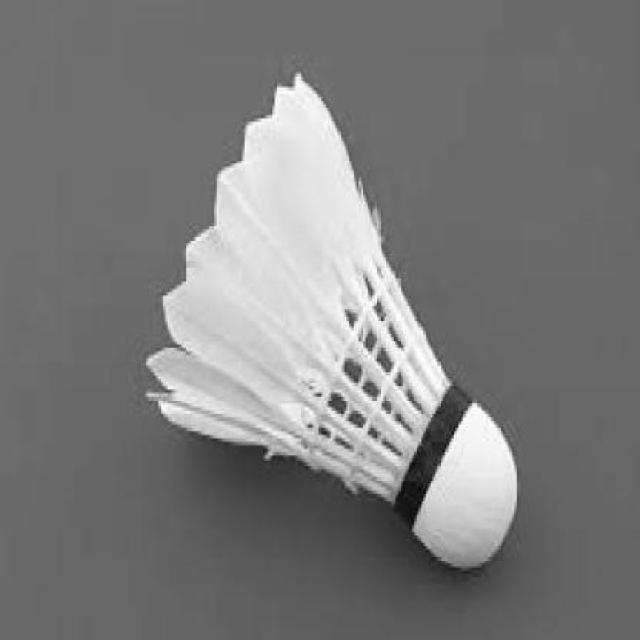
#> input picture BadmintonShuttleCock.v1i.yolov8/test/images/-11-_jpg.rf.2951c2f3aca7b7254f38899dc40a4f4f.jpg, 640 x 640 px; its folder holds only this picture in this run
$ python label_tool.py
#> lines starting #> are read from the running program, lines starting #| are printed output that depends on the picture; after the words box and inside, x2 and y2 are one past the last pixel; in counts of white or black regions, pixels touching at a corner belong together
"""
YOLO 框标注工具（单类：羽毛球）。

读取 dataset/images/*.jpg，用鼠标画框标注，存为 YOLO 格式
dataset/labels/<图片名>.txt（每行：0 cx cy w h，归一化 0~1）。

操作：
  鼠标左键拖拽      画新框（或拖动已有框 / 拖动角点缩放）
  S                 保存当前图标注
  N / P             下一张 / 上一张（未保存会询问）
  D                 删除选中的框
  U                 撤销上一步
  Q                 退出（未保存会询问）

用法：
    python label_tool.py                 # 从第一张开始
    python label_tool.py --start 120     # 从第 120 张开始（断点续标）

注意：标注框尽量紧贴球的轮廓；一张图有多颗球就画多个框。
"""

import argparse
from pathlib import Path

import cv2

ROOT = Path(__file__).parent
IMAGES_DIR = ROOT / "dataset" / "images"
LABELS_DIR = ROOT / "dataset" / "labels"

GREEN = (0, 255, 0)
YELLOW = (0, 220, 255)
BLUE = (255, 128, 0)
RED = (0, 0, 255)

HANDLE_RADIUS = 6


def load_boxes(label_file: Path):
    """读取 YOLO 格式标注，返回像素坐标框列表 [(x1, y1, x2, y2), ...]。"""
    boxes = []
    if not label_file.exists():
        return boxes
    h, w = _IMAGE_SIZE[1], _IMAGE_SIZE[0]
    for line in label_file.read_text().splitlines():
        parts = line.split()
        if len(parts) < 5:
            continue
        _, cx, cy, bw, bh = (float(v) for v in parts[:5])
        x1 = (cx - bw / 2) * w
        y1 = (cy - bh / 2) * h
        x2 = (cx + bw / 2) * w
        y2 = (cy + bh / 2) * h
        boxes.append((float(x1), float(y1), float(x2), float(y2)))
    return boxes


# [17 lines left out: function save_boxes, not called in this run]


_IMAGE_SIZE = (0, 0)  # (w, h)，加载图片后更新


def clamp(v, lo, hi):
    return max(lo, min(v, hi))


class Labeler:
    def __init__(self, start_index):
        self.images = sorted(IMAGES_DIR.glob("*.jpg"))
        if not self.images:
            raise RuntimeError(f"dataset/images 下没有图片，先运行 capture_dataset.py")
        self.index = clamp(start_index, 0, len(self.images) - 1)
        self.image = self._load_image()
        global _IMAGE_SIZE
        h, w = self.image.shape[:2]
        _IMAGE_SIZE = (w, h)

        self.boxes = load_boxes(self._label_file())
        self.selected = None          # 选中框的下标
        self.dirty = False            # 当前图有未保存修改
        self.undo_stack = []          # [(boxes, selected), ...]

        # 鼠标交互状态
        self.mode = None              # drawing / moving / resizing
        self.drag_start = None
        self.drag_box_backup = None
        self.resize_corner = None
        self.move_offset = None

        self._setup_mouse()

    # ---------- 图片 / 标注文件 ----------

    def _label_file(self):
        return LABELS_DIR / (self.images[self.index].stem + ".txt")

    def _load_image(self):
        return cv2.imread(str(self.images[self.index]))
#> returned value is the input picture: shape (640, 640, 3); min 0, max 255, mean 123.3

    # ---------- 鼠标 ----------

    def _setup_mouse(self):
        cv2.namedWindow("Label")
        cv2.setMouseCallback("Label", self._on_mouse)

    # [90 lines left out: functions _on_mouse, _find_box, _on_down, _on_move, _on_up, _push_undo, not called in this run]

    def _pop_undo(self):
        if self.undo_stack:
            self.boxes, self.selected = self.undo_stack.pop()

    # [13 lines left out: function _goto, not called in this run]

    def _save_quiet(self):
        save_boxes(self._label_file(), self.boxes)
        self.dirty = False

    # [4 lines left out: function _confirm, not called in this run]

    # ---------- 主循环 ----------

    def run(self):
        while True:
            display = self.image.copy()

            for i, (x1, y1, x2, y2) in enumerate(self.boxes):
                color = GREEN if i == self.selected else YELLOW
                pt1, pt2 = (int(x1), int(y1)), (int(x2), int(y2))
                cv2.rectangle(display, pt1, pt2, color, 2)
                if i == self.selected:
                    for cx, cy in (pt1, (int(x2), int(y1)), pt2, (int(x1), int(y2))):
                        cv2.circle(display, (cx, cy), 4, RED, -1)
            if self.mode == "drawing" and self.drag_box_backup and len(self.drag_box_backup) == 4:
                sx, sy, ex, ey = (int(v) for v in self.drag_box_backup)
                cv2.rectangle(display, (sx, sy), (ex, ey), BLUE, 1)

            status = (
                f"[{self.index + 1}/{len(self.images)}] {self.images[self.index].name} | "
                f"boxes: {len(self.boxes)}"
                + (" | *unsaved" if self.dirty else "")
                + " | L-drag: new/move/resize  S:save  N/P:nav  D:del  U:undo  Q:quit"
            )
            cv2.putText(display, status, (10, display.shape[0] - 12),
                        cv2.FONT_HERSHEY_SIMPLEX, 0.5, (255, 255, 255), 1)
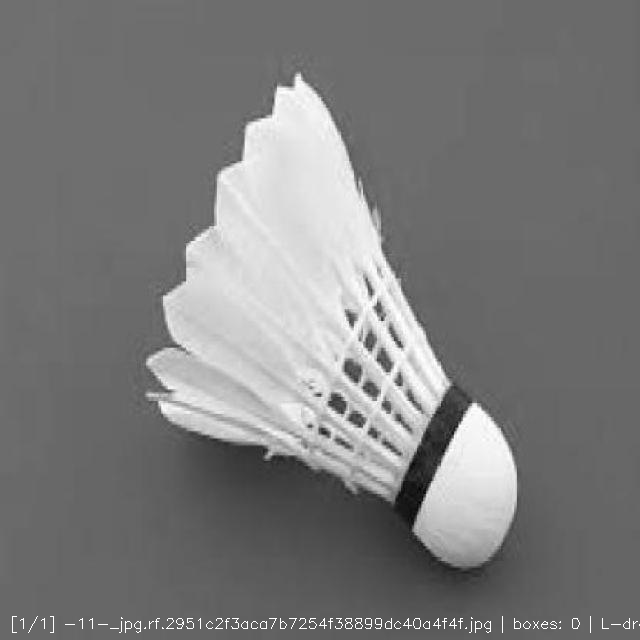
#> display: shape (640, 640, 3); 0.32% of pixels changed, all inside (x1, y1, x2, y2) = (12, 616, 640, 633)
            cv2.imshow("Label", display)

            key = cv2.waitKey(1) & 0xFF
#> (key q is pressed here)
            if key in (ord("q"), 27):
                if self.dirty:
                    self._save_quiet()
                    print(f"已自动保存 {self._label_file().name}")
                break
            elif key == ord("s"):
                self._save_quiet()
                print(f"已保存 {self._label_file().name}（{len(self.boxes)} 个框）")
            elif key == ord("n"):
                self._goto(self.index + 1)
            elif key == ord("p"):
                self._goto(self.index - 1)
            elif key == ord("d") and self.selected is not None:
                self._push_undo()
                self.boxes.pop(self.selected)
                self.selected = None
                self.dirty = True
            elif key == ord("u"):
                self._pop_undo()
                self.dirty = True

        cv2.destroyAllWindows()
        print("标注结束")


def main():
    parser = argparse.ArgumentParser(description="YOLO 框标注工具")
    parser.add_argument("--start", type=int, default=0, help="从第几张开始（0 起）")
    args = parser.parse_args()
    Labeler(args.start).run()


if __name__ == "__main__":
    main()
